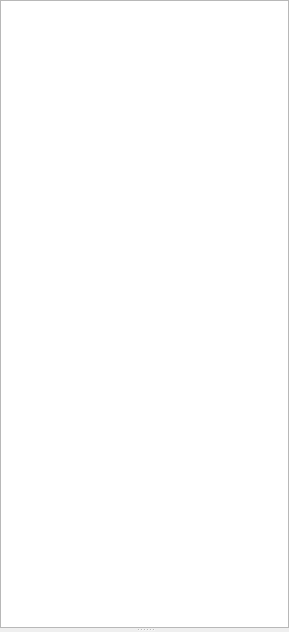
<?xml version="1.0" encoding="UTF-8"?>
<ui version="4.0">
 <class>ProjectManagerView</class>
 <widget class="QWidget" name="ProjectManagerView">
  <property name="geometry">
   <rect>
    <x>0</x>
    <y>0</y>
    <width>289</width>
    <height>632</height>
   </rect>
  </property>
  <property name="windowTitle">
   <string>Projects</string>
  </property>
  <property name="whatsThis">
   <string>Project Manager</string>
  </property>
  <layout class="QHBoxLayout" name="horizontalLayout">
   <property name="leftMargin">
    <number>0</number>
   </property>
   <property name="topMargin">
    <number>0</number>
   </property>
   <property name="rightMargin">
    <number>0</number>
   </property>
   <property name="bottomMargin">
    <number>0</number>
   </property>
   <item>
    <widget class="QSplitter" name="splitter">
     <property name="orientation">
      <enum>Qt::Vertical</enum>
     </property>
     <widget class="QWidget" name="verticalLayoutWidget">
      <layout class="QVBoxLayout" name="verticalLayout_2">
       <item>
        <widget class="ProjectTreeView" name="projectTreeView">
         <property name="sizePolicy">
          <sizepolicy hsizetype="Expanding" vsizetype="Expanding">
           <horstretch>0</horstretch>
           <verstretch>6</verstretch>
          </sizepolicy>
         </property>
         <property name="whatsThis">
          <string>Project Overview</string>
         </property>
         <property name="sizeAdjustPolicy">
          <enum>QAbstractScrollArea::AdjustToContents</enum>
         </property>
         <property name="textElideMode">
          <enum>Qt::ElideNone</enum>
         </property>
         <attribute name="headerVisible">
          <bool>false</bool>
         </attribute>
        </widget>
       </item>
      </layout>
     </widget>
     <widget class="QWidget" name="layoutWidget">
      <layout class="QVBoxLayout" name="verticalLayout">
       <item>
        <widget class="ProjectBuildSetWidget" name="buildSetView" native="true">
         <property name="sizePolicy">
          <sizepolicy hsizetype="Preferred" vsizetype="Preferred">
           <horstretch>0</horstretch>
           <verstretch>2</verstretch>
          </sizepolicy>
         </property>
         <property name="whatsThis">
          <string>Build Items:</string>
         </property>
        </widget>
       </item>
      </layout>
     </widget>
    </widget>
   </item>
  </layout>
 </widget>
 <customwidgets>
  <customwidget>
   <class>ProjectBuildSetWidget</class>
   <extends>QWidget</extends>
   <header>projectbuildsetwidget.h</header>
   <container>1</container>
  </customwidget>
  <customwidget>
   <class>ProjectTreeView</class>
   <extends>QTreeView</extends>
   <header>projecttreeview.h</header>
  </customwidget>
 </customwidgets>
 <resources/>
 <connections/>
</ui>
